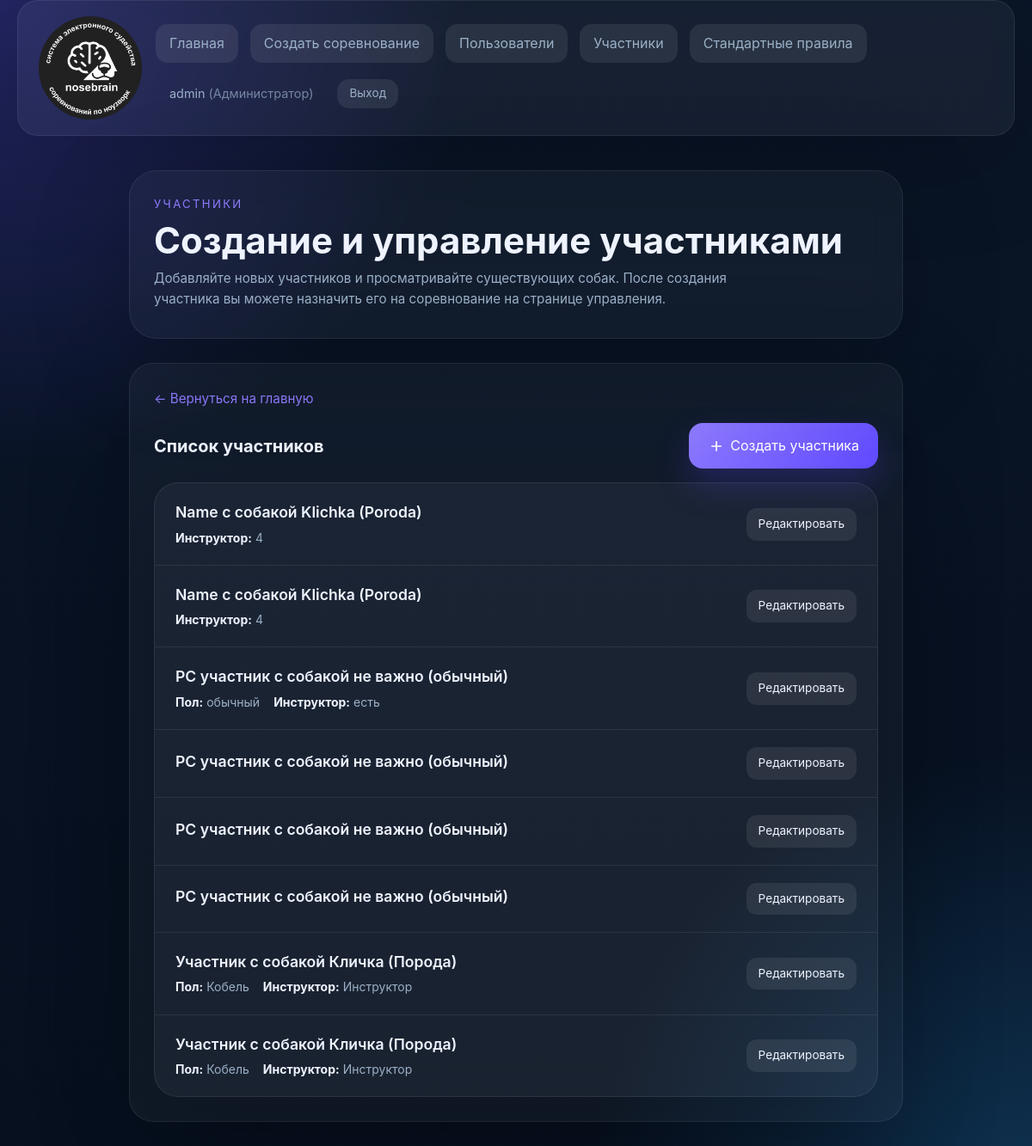
/participants.php (signed in), run on the app's committed database.
### tables this page shows
CREATE TABLE participants (
                id INTEGER PRIMARY KEY AUTOINCREMENT,
                name TEXT NOT NULL,
                breed TEXT,
                nickname TEXT,
                gender TEXT,
                birth_date TEXT,
                microchip_number TEXT,
                pedigree_number TEXT,
                qualification_book_number TEXT,
                instructor_name TEXT,
                created_by INTEGER,
                FOREIGN KEY (created_by) REFERENCES users(id)
            );

### participants.php (the view, shortened to what the rows shown need)
<?php
require_once __DIR__ . '/auth.php';
require_once __DIR__ . '/src/functions.php';
$dbManager = new DatabaseManager();
$service = new CompetitionService($dbManager);
$currentUser = getCurrentUser();
$userRole = $currentUser['role'] ?? User::ROLE_ADMIN;
$userId = $currentUser['id'] ?? null;
$participants = $service->getParticipants($userId, $userRole);
?>
<!DOCTYPE html>
<html lang="ru">
<head>
    <link rel="stylesheet" href="style.css">
</head>
<body>
<main class="page-shell page-shell--single">
    <section class="hero hero--compact">
        <div>
            <h1 class="hero__title">Создание и управление участниками</h1>
        </div>
    </section>
    <section class="content-grid content-grid--single">
    <article class="panel">
        <div class="action-bar" style="margin-bottom: 0;">
            <h2 style="margin: 0; font-size: 1.25rem;">Список участников</h2>
        </div>
        <div class="participants-list" style="margin-top: 16px;">
        <?php if (count($participants) === 0): ?>
            <div class="empty-state">
                <svg viewBox="0 0 24 24" fill="none" stroke="currentColor" stroke-width="1.5">
                    <path d="M17 21v-2a4 4 0 0 0-4-4H5a4 4 0 0 0-4 4v2"/>
                    <circle cx="9" cy="7" r="4"/>
                    <path d="M23 21v-2a4 4 0 0 0-3-3.87"/>
                    <path d="M16 3.13a4 4 0 0 1 0 7.75"/>
                </svg>
                <p>Пока нет участников. Создайте первого участника.</p>
            </div>
        <?php else: ?>
            <?php foreach ($participants as $participant): ?>
                <?php
                    $nickname = $participant->getNickname();
                    $breed = $participant->getBreed();
                    $displayName = escape($participant->getName());
                    if ($nickname !== null && $nickname !== '') {
                        $displayName .= ' с собакой ' . escape($nickname);
                        if ($breed !== null && $breed !== '') {
                            $displayName .= ' (' . escape($breed) . ')';
                        }
                    } elseif ($breed !== null && $breed !== '') {
                        $displayName .= ' с собакой (' . escape($breed) . ')';
                    }
                ?>
                <div class="participant-card">
                    <div class="participant-info">
                        <span class="participant-name"><?= $displayName ?></span>
                        <div class="participant-details">
                            <?php if ($participant->getGender()): ?>
                                <span class="participant-detail"><strong>Пол:</strong> <?= escape($participant->getGender()) ?></span>
                            <?php endif; ?>
                            <?php if ($participant->getInstructorName()): ?>
                                <span class="participant-detail"><strong>Инструктор:</strong> <?= escape($participant->getInstructorName()) ?></span>
                            <?php endif; ?>
                        </div>
                    </div>
                    <button type="button" class="button button--secondary btn-small" onclick="openEditModal(<?= $participant->getId() ?>, '<?= escape(addslashes($participant->getName())) ?>', '<?= escape(addslashes($participant->getNickname() ?? '')) ?>', '<?= escape(addslashes($participant->getBreed() ?? '')) ?>', '<?= escape(addslashes($participant->getGender() ?? '')) ?>', '<?= escape(addslashes($participant->getBirthDate() ?? '')) ?>', '<?= escape(addslashes($participant->getMicrochipNumber() ?? '')) ?>', '<?= escape(addslashes($participant->getPedigreeNumber() ?? '')) ?>', '<?= escape(addslashes($participant->getQualificationBookNumber() ?? '')) ?>', '<?= escape(addslashes($participant->getInstructorName() ?? '')) ?>')">
                        Редактировать
                    </button>
                </div>
            <?php endforeach; ?>
        <?php endif; ?>
        </div>
    </article>
    </section>
</main>
</body>
</html>

### data on the page
participants: displayName "Name с собакой Klichka (Poroda)", instructor_name "4"
participants: displayName "Name с собакой Klichka (Poroda)", instructor_name "4"
participants: displayName "PC участник с собакой не важно (обычный)", gender "обычный", instructor_name "есть"
participants: displayName "PC участник с собакой не важно (обычный)"
participants: displayName "PC участник с собакой не важно (обычный)"
participants: displayName "PC участник с собакой не важно (обычный)"
participants: displayName "Участник с собакой Кличка (Порода)", gender "Кобель", instructor_name "Инструктор"
participants: displayName "Участник с собакой Кличка (Порода)", gender "Кобель", instructor_name "Инструктор"

### other printed values
$link['label'] "Главная"
$link['label'] "Создать соревнование"
$link['label'] "Пользователи"
$link['label'] "Участники"
$link['label'] "Стандартные правила"
$user['username'] "admin"
$roleLabel "Администратор"
